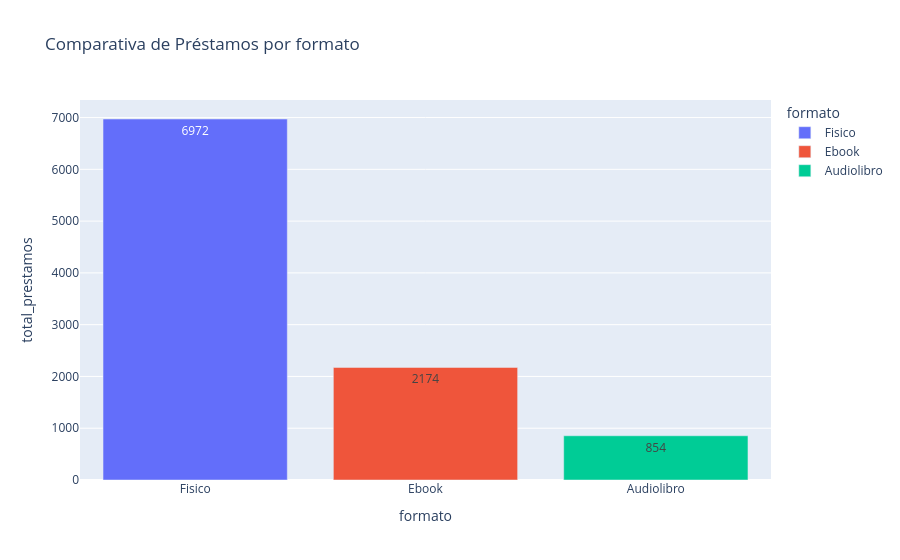

Here is the notebook cell this chart was saved with:
### Markdown cell above
# grafico de comparacion
 prestamos totales por formato

### Code cell
def obtener_comparacion():
    conn=get_connection()
    query = "select formato, count(id_prestamo) as total_prestamos from prestamos group by formato"
    df = pd.read_sql(query, conn)
    conn.close()
    return df

df = obtener_comparacion()

plt.figure(figsize=(12,6))
fig = px.bar(
    df, 
    x='formato', 
    y='total_prestamos', 
    title='Comparativa de Préstamos por formato',
    color='formato',
    text_auto=True
)

fig.show()

fig.write_html('barras_comparacion_prestamos_formato.html')

### Figure 1 — Plotly figure (JSON) as saved in the notebook; plotly's stock layout.template omitted (floating-point values rounded to 4 significant figures)
{"data": [{"hovertemplate": "formato=%{x}<br>total_prestamos=%{y}<extra></extra>", "legendgroup": "Fisico", "marker": {"color": "#636efa", "pattern": {"shape": ""}}, "name": "Fisico", "orientation": "v", "showlegend": true, "textposition": "auto", "texttemplate": "%{y}", "type": "bar", "x": ["Fisico"], "xaxis": "x", "y": [6972], "yaxis": "y"}, {"hovertemplate": "formato=%{x}<br>total_prestamos=%{y}<extra></extra>", "legendgroup": "Ebook", "marker": {"color": "#EF553B", "pattern": {"shape": ""}}, "name": "Ebook", "orientation": "v", "showlegend": true, "textposition": "auto", "texttemplate": "%{y}", "type": "bar", "x": ["Ebook"], "xaxis": "x", "y": [2174], "yaxis": "y"}, {"hovertemplate": "formato=%{x}<br>total_prestamos=%{y}<extra></extra>", "legendgroup": "Audiolibro", "marker": {"color": "#00cc96", "pattern": {"shape": ""}}, "name": "Audiolibro", "orientation": "v", "showlegend": true, "textposition": "auto", "texttemplate": "%{y}", "type": "bar", "x": ["Audiolibro"], "xaxis": "x", "y": [854], "yaxis": "y"}], "layout": {"barmode": "relative", "legend": {"title": {"text": "formato"}, "tracegroupgap": 0}, "title": {"text": "Comparativa de Préstamos por formato"}, "xaxis": {"anchor": "y", "categoryarray": ["Fisico", "Ebook", "Audiolibro"], "categoryorder": "array", "domain": [0, 1], "title": {"text": "formato"}}, "yaxis": {"anchor": "x", "domain": [0, 1], "title": {"text": "total_prestamos"}}}}
